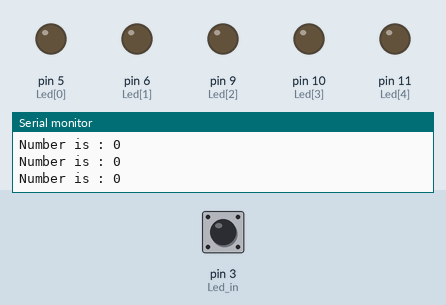
Simulated run of this sketch. Board: Arduino Uno, built with avr-gcc and run on an emulated ATmega328P. Parts: output pins drawn as LEDs (lit = HIGH), the last lines printed to the serial monitor. The inputs (shaded band) are chosen by the test bench; at power-on: pin 3 (Led_in) LOW.

Above: at 1.2 s.
1.3 s: pin 3 (Led_in) pulsed HIGH 5 times (0.12 s each, 0.3 s apart)
At 1.9 s:
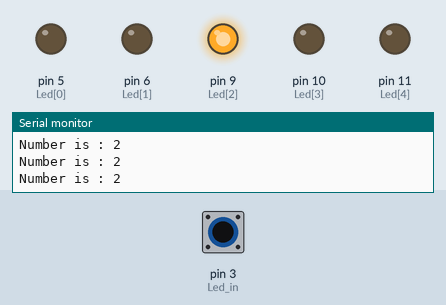
At 3.2 s:
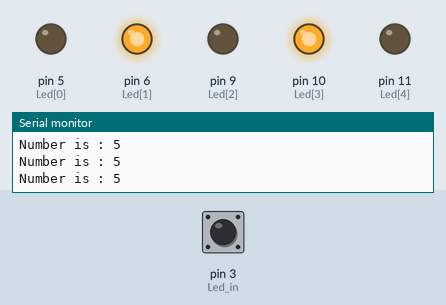
4.3 s: pin 3 (Led_in) pulsed HIGH 2 times (0.12 s each, 0.3 s apart)
At 6.0 s:
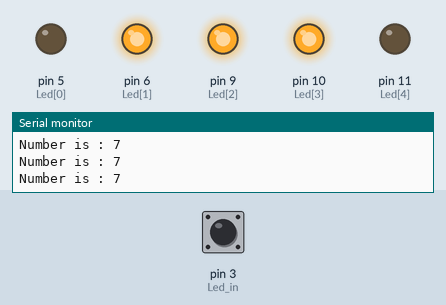
Timing chart, 0 to 7.5 s (numbered marks = the images above; inputs shaded):
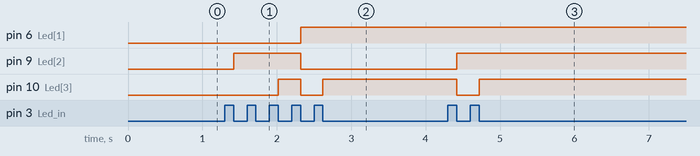

Measured:
- after the input at 1.3 s, pin 6 (Led[1]): LOW → HIGH after 1.0 s; pin 9 (Led[2]): LOW → HIGH after 0.12 s, → LOW 0.90 s later; pin 10 (Led[3]): LOW → HIGH after 0.72 s, → LOW 0.30 s later, → HIGH 0.30 s later
- after the input at 4.3 s, pin 9 (Led[2]): LOW → HIGH after 0.12 s; pin 10 (Led[3]): HIGH → LOW after 0.12 s, → HIGH 0.30 s later

The sketch:

02.Binary_Count.ino
```cpp
int Led[] = {5, 6, 9, 10, 11};
int Led_in = 3;
int count = 0;

void setup(){
    Serial.begin(9600);
    for (int i = 0; i < 5; i++) {
        pinMode(Led[i], OUTPUT);
    }
    pinMode(Led_in, INPUT);
}

void loop(){
    if(digitalRead(Led_in)==HIGH){
        while(digitalRead(Led_in)==HIGH);
        count+=1;
        if(count==32){
            count-=32;
        }
    }

    Serial.print("Number is : ");
    Serial.println(count);

    String str = "";
    int count_temp = count;
    while(count_temp!=0){
        if(count_temp%2==0){
            str='0'+str;
        }
        else{
            str='1'+str;
        }
        count_temp=(count_temp/2) ;
    }
    for(int i=0; i<(5-str.length()); i++){
        str= '0' +str;
    }
    for(int i=0; i<5 ; i++){
        if(str[i]=='1'){
            digitalWrite(Led[i], HIGH);
        }
        else{
            digitalWrite(Led[i], LOW);
        }
    }
}
```
